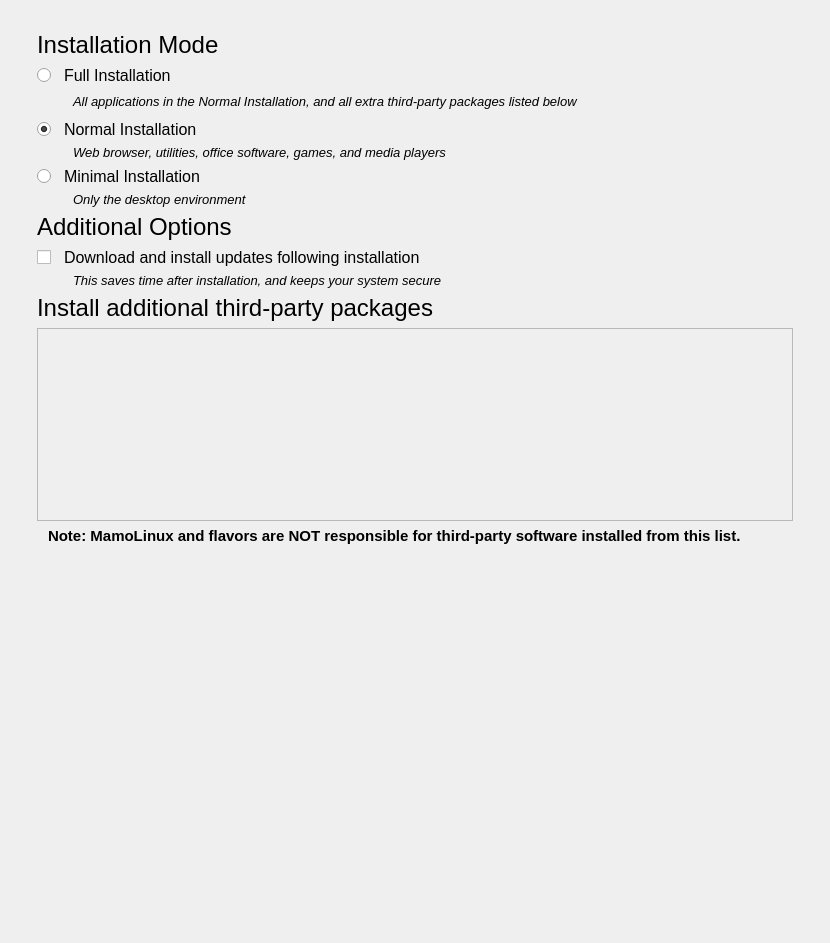
<?xml version="1.0" encoding="UTF-8"?>
<ui version="4.0">
 <class>pkgselect</class>
 <widget class="QWidget" name="pkgselect">
  <property name="geometry">
   <rect>
    <x>0</x>
    <y>0</y>
    <width>830</width>
    <height>943</height>
   </rect>
  </property>
  <property name="windowTitle">
   <string>Package Selection</string>
  </property>
  <property name="styleSheet">
   <string notr="true">QRadioButton {
    spacing: 13px;
}

QCheckBox {
    spacing: 13px;
}

QLabel {
    padding-left: 33px;
    padding-right: 33px;
}</string>
  </property>
  <layout class="QGridLayout" name="gridLayout">
   <item row="11" column="1">
    <widget class="QLabel" name="additional_label">
     <property name="font">
      <font>
       <pointsize>18</pointsize>
       <weight>50</weight>
       <bold>false</bold>
      </font>
     </property>
     <property name="styleSheet">
      <string notr="true">padding-left: 0px; padding-right: 0px;</string>
     </property>
     <property name="text">
      <string>Additional Options</string>
     </property>
    </widget>
   </item>
   <item row="0" column="0">
    <spacer name="left_spacer">
     <property name="orientation">
      <enum>Qt::Horizontal</enum>
     </property>
     <property name="sizeType">
      <enum>QSizePolicy::Minimum</enum>
     </property>
     <property name="sizeHint" stdset="0">
      <size>
       <width>20</width>
       <height>20</height>
      </size>
     </property>
    </spacer>
   </item>
   <item row="7" column="1">
    <widget class="QLabel" name="normal_text">
     <property name="font">
      <font>
       <pointsize>10</pointsize>
       <italic>true</italic>
      </font>
     </property>
     <property name="text">
      <string>Web browser, utilities, office software, games, and media players</string>
     </property>
    </widget>
   </item>
   <item row="12" column="1">
    <widget class="QCheckBox" name="updates_button">
     <property name="maximumSize">
      <size>
       <width>16777215</width>
       <height>21</height>
      </size>
     </property>
     <property name="font">
      <font>
       <pointsize>12</pointsize>
      </font>
     </property>
     <property name="text">
      <string>Download and install updates following installation</string>
     </property>
    </widget>
   </item>
   <item row="0" column="1">
    <spacer name="verticalSpacer">
     <property name="orientation">
      <enum>Qt::Vertical</enum>
     </property>
     <property name="sizeType">
      <enum>QSizePolicy::Fixed</enum>
     </property>
     <property name="sizeHint" stdset="0">
      <size>
       <width>20</width>
       <height>20</height>
      </size>
     </property>
    </spacer>
   </item>
   <item row="8" column="1">
    <widget class="QRadioButton" name="minimal_button">
     <property name="maximumSize">
      <size>
       <width>16777215</width>
       <height>21</height>
      </size>
     </property>
     <property name="font">
      <font>
       <pointsize>12</pointsize>
      </font>
     </property>
     <property name="text">
      <string>Minimal Installation</string>
     </property>
    </widget>
   </item>
   <item row="6" column="1">
    <widget class="QRadioButton" name="normal_button">
     <property name="maximumSize">
      <size>
       <width>16777215</width>
       <height>21</height>
      </size>
     </property>
     <property name="font">
      <font>
       <pointsize>12</pointsize>
      </font>
     </property>
     <property name="text">
      <string>Normal Installation</string>
     </property>
     <property name="checked">
      <bool>true</bool>
     </property>
    </widget>
   </item>
   <item row="21" column="1">
    <spacer name="stretch_spacer">
     <property name="orientation">
      <enum>Qt::Vertical</enum>
     </property>
     <property name="sizeType">
      <enum>QSizePolicy::Expanding</enum>
     </property>
     <property name="sizeHint" stdset="0">
      <size>
       <width>20</width>
       <height>40</height>
      </size>
     </property>
    </spacer>
   </item>
   <item row="1" column="1">
    <widget class="QLabel" name="apps_label">
     <property name="font">
      <font>
       <pointsize>18</pointsize>
       <weight>50</weight>
       <bold>false</bold>
      </font>
     </property>
     <property name="styleSheet">
      <string notr="true">padding-left: 0px; padding-right: 0px;</string>
     </property>
     <property name="text">
      <string>Installation Mode</string>
     </property>
    </widget>
   </item>
   <item row="0" column="2">
    <spacer name="right_spacer">
     <property name="orientation">
      <enum>Qt::Horizontal</enum>
     </property>
     <property name="sizeType">
      <enum>QSizePolicy::Minimum</enum>
     </property>
     <property name="sizeHint" stdset="0">
      <size>
       <width>20</width>
       <height>20</height>
      </size>
     </property>
    </spacer>
   </item>
   <item row="2" column="1">
    <widget class="QRadioButton" name="full_button">
     <property name="maximumSize">
      <size>
       <width>16777215</width>
       <height>21</height>
      </size>
     </property>
     <property name="font">
      <font>
       <pointsize>12</pointsize>
      </font>
     </property>
     <property name="text">
      <string>Full Installation</string>
     </property>
    </widget>
   </item>
   <item row="18" column="1">
    <widget class="QScrollArea" name="extraparty_scroll">
     <property name="widgetResizable">
      <bool>true</bool>
     </property>
     <widget class="QWidget" name="extraparty_scrollhouse">
      <property name="geometry">
       <rect>
        <x>0</x>
        <y>0</y>
        <width>758</width>
        <height>174</height>
       </rect>
      </property>
      <layout class="QVBoxLayout" name="packages_layout"/>
     </widget>
    </widget>
   </item>
   <item row="3" column="1">
    <widget class="QLabel" name="full_text">
     <property name="font">
      <font>
       <pointsize>10</pointsize>
       <italic>true</italic>
      </font>
     </property>
     <property name="text">
      <string>All applications in the Normal Installation, and all extra third-party packages listed below</string>
     </property>
     <property name="alignment">
      <set>Qt::AlignLeading|Qt::AlignLeft|Qt::AlignTop</set>
     </property>
    </widget>
   </item>
   <item row="20" column="1">
    <spacer name="pushup">
     <property name="orientation">
      <enum>Qt::Vertical</enum>
     </property>
     <property name="sizeHint" stdset="0">
      <size>
       <width>20</width>
       <height>40</height>
      </size>
     </property>
    </spacer>
   </item>
   <item row="9" column="1">
    <widget class="QLabel" name="minimal_text">
     <property name="font">
      <font>
       <pointsize>10</pointsize>
       <italic>true</italic>
      </font>
     </property>
     <property name="text">
      <string>Only the desktop environment</string>
     </property>
    </widget>
   </item>
   <item row="19" column="0" colspan="3">
    <widget class="QLabel" name="mandatory_warning_label">
     <property name="font">
      <font>
       <pointsize>11</pointsize>
       <weight>75</weight>
       <italic>false</italic>
       <bold>true</bold>
      </font>
     </property>
     <property name="text">
      <string>Note: MamoLinux and flavors are NOT responsible for third-party software installed from this list.</string>
     </property>
     <property name="wordWrap">
      <bool>true</bool>
     </property>
    </widget>
   </item>
   <item row="15" column="1">
    <widget class="QLabel" name="extraparty_text">
     <property name="font">
      <font>
       <pointsize>18</pointsize>
       <weight>50</weight>
       <bold>false</bold>
      </font>
     </property>
     <property name="styleSheet">
      <string notr="true">padding-left: 0px; padding-right: 0px;</string>
     </property>
     <property name="text">
      <string>Install additional third-party packages</string>
     </property>
    </widget>
   </item>
   <item row="13" column="1">
    <widget class="QLabel" name="updates_text">
     <property name="font">
      <font>
       <pointsize>10</pointsize>
       <italic>true</italic>
      </font>
     </property>
     <property name="text">
      <string>This saves time after installation, and keeps your system secure</string>
     </property>
    </widget>
   </item>
  </layout>
 </widget>
 <resources/>
 <connections/>
</ui>
